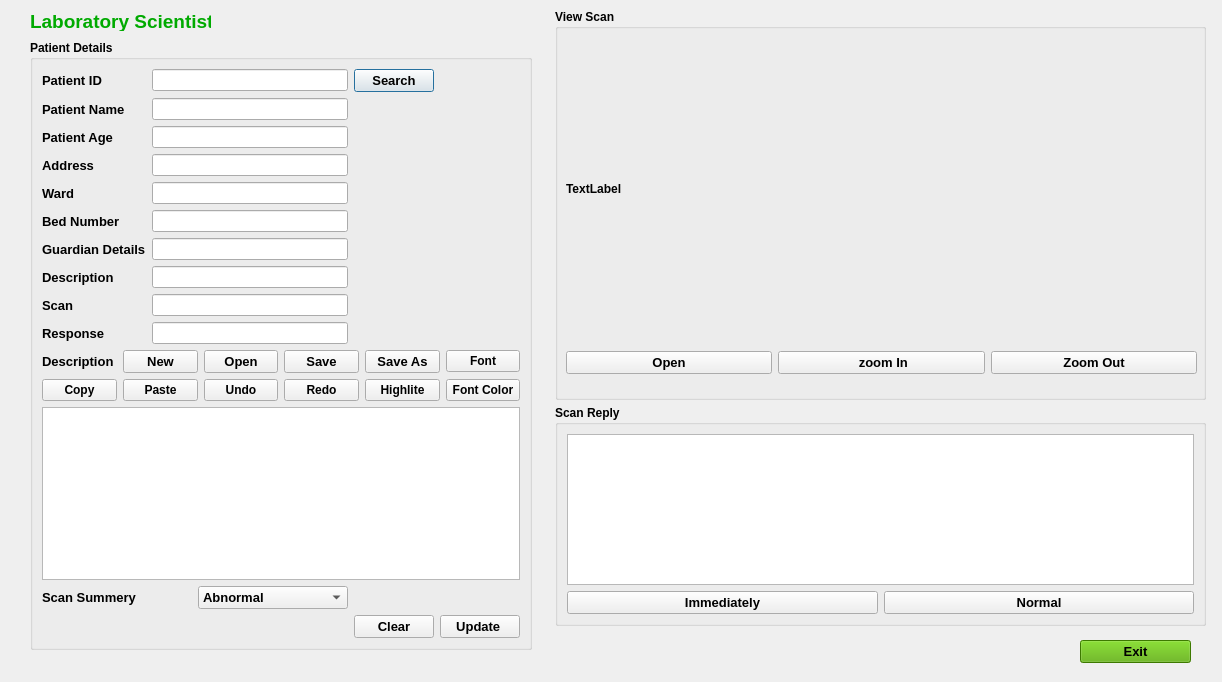
<?xml version="1.0" encoding="UTF-8"?>
<ui version="4.0">
 <class>Laboratory</class>
 <widget class="QDialog" name="Laboratory">
  <property name="geometry">
   <rect>
    <x>0</x>
    <y>0</y>
    <width>1222</width>
    <height>682</height>
   </rect>
  </property>
  <property name="windowTitle">
   <string>Dialog</string>
  </property>
  <widget class="QGroupBox" name="groupBox">
   <property name="geometry">
    <rect>
     <x>30</x>
     <y>40</y>
     <width>502</width>
     <height>610</height>
    </rect>
   </property>
   <property name="font">
    <font>
     <weight>75</weight>
     <bold>true</bold>
    </font>
   </property>
   <property name="title">
    <string>Patient Details</string>
   </property>
   <layout class="QGridLayout" name="gridLayout_5">
    <item row="0" column="0">
     <widget class="QLabel" name="label">
      <property name="font">
       <font>
        <pointsize>10</pointsize>
        <weight>75</weight>
        <bold>true</bold>
       </font>
      </property>
      <property name="text">
       <string>Patient ID</string>
      </property>
     </widget>
    </item>
    <item row="0" column="1">
     <widget class="QLineEdit" name="lineEditPID"/>
    </item>
    <item row="0" column="2">
     <widget class="QPushButton" name="pushButton">
      <property name="font">
       <font>
        <pointsize>10</pointsize>
        <weight>75</weight>
        <bold>true</bold>
       </font>
      </property>
      <property name="text">
       <string>Search</string>
      </property>
     </widget>
    </item>
    <item row="1" column="0">
     <widget class="QLabel" name="label_2">
      <property name="font">
       <font>
        <pointsize>10</pointsize>
        <weight>75</weight>
        <bold>true</bold>
       </font>
      </property>
      <property name="text">
       <string>Patient Name</string>
      </property>
     </widget>
    </item>
    <item row="1" column="1">
     <widget class="QLineEdit" name="lineEditPName"/>
    </item>
    <item row="2" column="0">
     <widget class="QLabel" name="label_3">
      <property name="font">
       <font>
        <pointsize>10</pointsize>
        <weight>75</weight>
        <bold>true</bold>
       </font>
      </property>
      <property name="text">
       <string>Patient Age</string>
      </property>
     </widget>
    </item>
    <item row="2" column="1">
     <widget class="QLineEdit" name="lineEditPAge"/>
    </item>
    <item row="3" column="0">
     <widget class="QLabel" name="label_4">
      <property name="font">
       <font>
        <pointsize>10</pointsize>
        <weight>75</weight>
        <bold>true</bold>
       </font>
      </property>
      <property name="text">
       <string>Address</string>
      </property>
     </widget>
    </item>
    <item row="3" column="1">
     <widget class="QLineEdit" name="lineEditAddress"/>
    </item>
    <item row="4" column="0">
     <widget class="QLabel" name="label_5">
      <property name="font">
       <font>
        <pointsize>10</pointsize>
        <weight>75</weight>
        <bold>true</bold>
       </font>
      </property>
      <property name="text">
       <string>Ward</string>
      </property>
     </widget>
    </item>
    <item row="4" column="1">
     <widget class="QLineEdit" name="lineEditWard"/>
    </item>
    <item row="5" column="0">
     <widget class="QLabel" name="label_6">
      <property name="font">
       <font>
        <pointsize>10</pointsize>
        <weight>75</weight>
        <bold>true</bold>
       </font>
      </property>
      <property name="text">
       <string>Bed Number</string>
      </property>
     </widget>
    </item>
    <item row="5" column="1">
     <widget class="QLineEdit" name="lineEditlineEditbedNumber"/>
    </item>
    <item row="6" column="0">
     <widget class="QLabel" name="label_7">
      <property name="font">
       <font>
        <pointsize>10</pointsize>
        <weight>75</weight>
        <bold>true</bold>
       </font>
      </property>
      <property name="text">
       <string>Guardian Details</string>
      </property>
     </widget>
    </item>
    <item row="6" column="1">
     <widget class="QLineEdit" name="lineEditGuardian"/>
    </item>
    <item row="7" column="0">
     <widget class="QLabel" name="label_8">
      <property name="font">
       <font>
        <pointsize>10</pointsize>
        <weight>75</weight>
        <bold>true</bold>
       </font>
      </property>
      <property name="text">
       <string>Description</string>
      </property>
     </widget>
    </item>
    <item row="7" column="1">
     <widget class="QLineEdit" name="lineEditDescription"/>
    </item>
    <item row="8" column="0">
     <widget class="QLabel" name="label_9">
      <property name="font">
       <font>
        <pointsize>10</pointsize>
        <weight>75</weight>
        <bold>true</bold>
       </font>
      </property>
      <property name="text">
       <string>Scan</string>
      </property>
     </widget>
    </item>
    <item row="8" column="1">
     <widget class="QLineEdit" name="lineEditScan"/>
    </item>
    <item row="9" column="0">
     <widget class="QLabel" name="label_10">
      <property name="font">
       <font>
        <pointsize>10</pointsize>
        <weight>75</weight>
        <bold>true</bold>
       </font>
      </property>
      <property name="text">
       <string>Response</string>
      </property>
     </widget>
    </item>
    <item row="9" column="1">
     <widget class="QLineEdit" name="lineEditResponse"/>
    </item>
    <item row="10" column="0" colspan="4">
     <layout class="QGridLayout" name="gridLayout_3">
      <item row="0" column="0">
       <widget class="QLabel" name="scanDescription">
        <property name="font">
         <font>
          <pointsize>10</pointsize>
          <weight>75</weight>
          <bold>true</bold>
         </font>
        </property>
        <property name="text">
         <string>Description</string>
        </property>
       </widget>
      </item>
      <item row="0" column="1">
       <widget class="QPushButton" name="btnNewFile">
        <property name="font">
         <font>
          <pointsize>10</pointsize>
          <weight>75</weight>
          <bold>true</bold>
         </font>
        </property>
        <property name="text">
         <string>New</string>
        </property>
       </widget>
      </item>
      <item row="0" column="2">
       <widget class="QPushButton" name="btnOpenFile">
        <property name="font">
         <font>
          <pointsize>10</pointsize>
          <weight>75</weight>
          <bold>true</bold>
         </font>
        </property>
        <property name="text">
         <string>Open</string>
        </property>
       </widget>
      </item>
      <item row="0" column="3">
       <widget class="QPushButton" name="btnSaveFile">
        <property name="font">
         <font>
          <pointsize>10</pointsize>
          <weight>75</weight>
          <bold>true</bold>
         </font>
        </property>
        <property name="text">
         <string>Save</string>
        </property>
       </widget>
      </item>
      <item row="0" column="4">
       <widget class="QPushButton" name="btnSaveAs">
        <property name="font">
         <font>
          <pointsize>10</pointsize>
          <weight>75</weight>
          <bold>true</bold>
         </font>
        </property>
        <property name="text">
         <string>Save As</string>
        </property>
       </widget>
      </item>
      <item row="0" column="5">
       <widget class="QPushButton" name="btnFont">
        <property name="text">
         <string>Font</string>
        </property>
       </widget>
      </item>
      <item row="1" column="0">
       <widget class="QPushButton" name="btnCopy">
        <property name="text">
         <string>Copy</string>
        </property>
       </widget>
      </item>
      <item row="1" column="1">
       <widget class="QPushButton" name="btnPaste">
        <property name="text">
         <string>Paste</string>
        </property>
       </widget>
      </item>
      <item row="1" column="2">
       <widget class="QPushButton" name="btnUndo">
        <property name="text">
         <string>Undo</string>
        </property>
       </widget>
      </item>
      <item row="1" column="3">
       <widget class="QPushButton" name="btnRedo">
        <property name="text">
         <string>Redo</string>
        </property>
       </widget>
      </item>
      <item row="1" column="4">
       <widget class="QPushButton" name="btnBackColor">
        <property name="text">
         <string>Highlite</string>
        </property>
       </widget>
      </item>
      <item row="1" column="5">
       <widget class="QPushButton" name="btnColor">
        <property name="text">
         <string>Font Color</string>
        </property>
       </widget>
      </item>
      <item row="2" column="0" colspan="6">
       <widget class="QTextEdit" name="textEditDetails"/>
      </item>
     </layout>
    </item>
    <item row="11" column="0" colspan="2">
     <layout class="QHBoxLayout" name="horizontalLayout_2">
      <item>
       <widget class="QLabel" name="label_11">
        <property name="font">
         <font>
          <pointsize>10</pointsize>
          <weight>75</weight>
          <bold>true</bold>
         </font>
        </property>
        <property name="text">
         <string>&lt;html&gt;&lt;head/&gt;&lt;body&gt;&lt;p&gt;Scan Summery&lt;/p&gt;&lt;/body&gt;&lt;/html&gt;</string>
        </property>
       </widget>
      </item>
      <item>
       <widget class="QComboBox" name="comboBoxTotalResult">
        <property name="font">
         <font>
          <pointsize>10</pointsize>
          <weight>75</weight>
          <bold>true</bold>
         </font>
        </property>
        <item>
         <property name="text">
          <string>Abnormal</string>
         </property>
        </item>
        <item>
         <property name="text">
          <string>Normal </string>
         </property>
        </item>
        <item>
         <property name="text">
          <string>Critical</string>
         </property>
        </item>
       </widget>
      </item>
     </layout>
    </item>
    <item row="12" column="2">
     <widget class="QPushButton" name="pushButton_2">
      <property name="font">
       <font>
        <pointsize>10</pointsize>
       </font>
      </property>
      <property name="text">
       <string>Clear</string>
      </property>
     </widget>
    </item>
    <item row="12" column="3">
     <widget class="QPushButton" name="btnDoctorUpdate">
      <property name="font">
       <font>
        <pointsize>10</pointsize>
        <weight>75</weight>
        <bold>true</bold>
       </font>
      </property>
      <property name="styleSheet">
       <string notr="true"/>
      </property>
      <property name="text">
       <string>Update </string>
      </property>
     </widget>
    </item>
   </layout>
  </widget>
  <widget class="QGroupBox" name="groupBox_2">
   <property name="geometry">
    <rect>
     <x>555</x>
     <y>405</y>
     <width>651</width>
     <height>221</height>
    </rect>
   </property>
   <property name="font">
    <font>
     <weight>75</weight>
     <bold>true</bold>
    </font>
   </property>
   <property name="title">
    <string>Scan Reply</string>
   </property>
   <layout class="QGridLayout" name="gridLayout_2">
    <item row="0" column="0">
     <widget class="QTableView" name="tableView"/>
    </item>
    <item row="1" column="0">
     <layout class="QHBoxLayout" name="horizontalLayout">
      <item>
       <widget class="QPushButton" name="btnScanImmediately">
        <property name="font">
         <font>
          <pointsize>10</pointsize>
          <weight>75</weight>
          <bold>true</bold>
         </font>
        </property>
        <property name="text">
         <string>Immediately</string>
        </property>
       </widget>
      </item>
      <item>
       <widget class="QPushButton" name="btnScanNormal">
        <property name="font">
         <font>
          <pointsize>10</pointsize>
          <weight>75</weight>
          <bold>true</bold>
         </font>
        </property>
        <property name="text">
         <string>Normal</string>
        </property>
       </widget>
      </item>
     </layout>
    </item>
   </layout>
  </widget>
  <widget class="QGroupBox" name="groupBox_3">
   <property name="geometry">
    <rect>
     <x>555</x>
     <y>9</y>
     <width>651</width>
     <height>391</height>
    </rect>
   </property>
   <property name="font">
    <font>
     <weight>75</weight>
     <bold>true</bold>
    </font>
   </property>
   <property name="title">
    <string>View Scan</string>
   </property>
   <widget class="QWidget" name="">
    <property name="geometry">
     <rect>
      <x>11</x>
      <y>24</y>
      <width>631</width>
      <height>341</height>
     </rect>
    </property>
    <layout class="QGridLayout" name="gridLayout_6">
     <item row="0" column="0" colspan="3">
      <widget class="QLabel" name="labelImage">
       <property name="text">
        <string>TextLabel</string>
       </property>
      </widget>
     </item>
     <item row="1" column="0">
      <widget class="QPushButton" name="btnImageOpen">
       <property name="font">
        <font>
         <pointsize>10</pointsize>
         <weight>75</weight>
         <bold>true</bold>
        </font>
       </property>
       <property name="text">
        <string>Open</string>
       </property>
      </widget>
     </item>
     <item row="1" column="1">
      <widget class="QPushButton" name="btnZoomIn">
       <property name="font">
        <font>
         <pointsize>10</pointsize>
        </font>
       </property>
       <property name="text">
        <string> zoom In</string>
       </property>
      </widget>
     </item>
     <item row="1" column="2">
      <widget class="QPushButton" name="btnZoomOut">
       <property name="font">
        <font>
         <pointsize>10</pointsize>
        </font>
       </property>
       <property name="text">
        <string>Zoom Out</string>
       </property>
      </widget>
     </item>
    </layout>
   </widget>
  </widget>
  <widget class="QPushButton" name="btnLExit">
   <property name="geometry">
    <rect>
     <x>1080</x>
     <y>640</y>
     <width>111</width>
     <height>23</height>
    </rect>
   </property>
   <property name="font">
    <font>
     <pointsize>10</pointsize>
     <weight>75</weight>
     <bold>true</bold>
    </font>
   </property>
   <property name="styleSheet">
    <string notr="true">background-color: rgb(85, 170, 0);</string>
   </property>
   <property name="text">
    <string>Exit</string>
   </property>
  </widget>
  <widget class="QLabel" name="label_12">
   <property name="geometry">
    <rect>
     <x>30</x>
     <y>10</y>
     <width>181</width>
     <height>21</height>
    </rect>
   </property>
   <property name="font">
    <font>
     <pointsize>14</pointsize>
     <weight>75</weight>
     <bold>true</bold>
    </font>
   </property>
   <property name="text">
    <string>&lt;html&gt;&lt;head/&gt;&lt;body&gt;&lt;p&gt;&lt;span style=&quot; font-family:'Calibri','sans-serif'; font-size:14pt; color:#00aa00;&quot;&gt;Laboratory Scientist &lt;/span&gt;&lt;/p&gt;&lt;/body&gt;&lt;/html&gt;</string>
   </property>
  </widget>
  <widget class="QWidget" name="layoutWidget">
   <property name="geometry">
    <rect>
     <x>0</x>
     <y>0</y>
     <width>2</width>
     <height>2</height>
    </rect>
   </property>
   <layout class="QGridLayout" name="gridLayout"/>
  </widget>
  <widget class="QWidget" name="layoutWidget">
   <property name="geometry">
    <rect>
     <x>0</x>
     <y>0</y>
     <width>2</width>
     <height>2</height>
    </rect>
   </property>
   <layout class="QGridLayout" name="gridLayout_4"/>
  </widget>
 </widget>
 <resources/>
 <connections/>
</ui>
